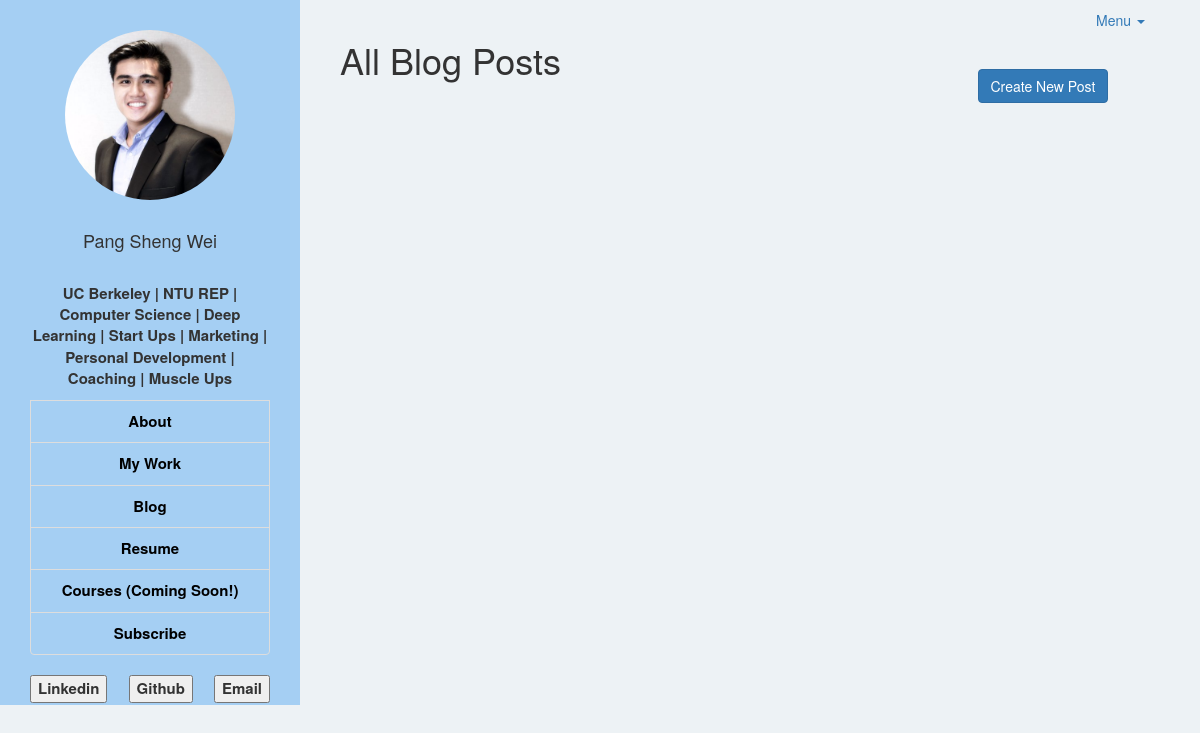
The page /posts/ on the database as committed earlier.
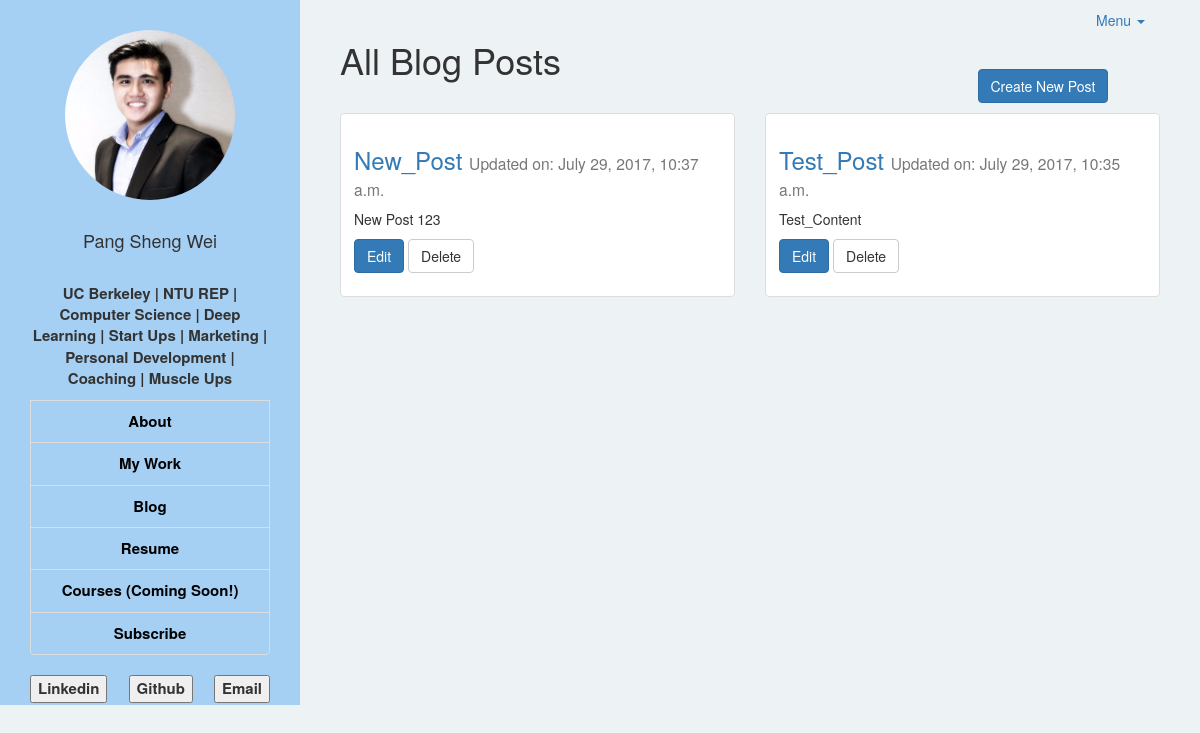
The same page on the database as committed later.
### pswapp/models.py (models this page shows, shortened)
class Post(models.Model):
    title = models.CharField(max_length=120)
    content = models.TextField()
    image = models.ImageField(null=True, blank=True, height_field='height_field', width_field='width_field')
    height_field = models.IntegerField(default=0)
    width_field = models.IntegerField(default=0)
    updated = models.DateTimeField(auto_now=True, auto_now_add=False)
    timestamp = models.DateTimeField(auto_now=False, auto_now_add=True)

### pswapp/views.py (the view)
# urls.py: url(r'posts/$', views.posts_home, name='posts_home'),
def posts_home(request):
    queryset = Post.objects.all().order_by("-timestamp")
    context = {
        "object_list": queryset,
        "title": "List"
    }
    return render(request, 'blog.html', context)

### pswapp/templates/blog.html (shortened to what this page needs)
{% extends 'base.html' %}
{% load static %}
{% block page %}
<br>
<div class="row">
  <div class="col-sm-9 col-md-9">
    <h1 >All Blog Posts
    </h1>
  </div>
  <div class="col-sm-3 col-md-3">
    <h1><a href="{% url 'post_create' %}" class="btn btn-primary">Create New Post</a></h1>
  </div>
</div>
{% for post in object_list %}
{% if post.id|divisibleby:2 %}
<div class="row">
  <div class="col-sm-6 col-md-6 col-lg-6">
    <div class="thumbnail">
      <div class="caption">
        <h3>
          <a href="{% url 'post_detail' id=post.id %}">{{ post.title }}</a>
          <small>Updated on: {{ post.updated }}</small>
        </h3>
        <p>{{ post.content | linebreaks | truncatechars:60 }}</p>
        <p>
          <a href="{% url 'post_update' id=post.id %}" class="btn btn-primary" role="button">Edit</a>
          <a href="{% url 'post_delete' id=post.id %}" class="btn btn-default" role="button">Delete</a>
        </p>
      </div>
  </div>
</div>
{% else %}
<div class="col-sm-6 col-md-6 col-lg-6">
  <div class="thumbnail">
    <div class="caption">
      <h3>
        <a href="{% url 'post_detail' id=post.id %}">{{ post.title }}</a>
        <small>Updated on: {{ post.updated }}</small>
      </h3>
      <p>{{ post.content | linebreaks | truncatechars:60 }}</p>
      <p>
        <a href="{% url 'post_update' id=post.id %}" class="btn btn-primary" role="button">Edit</a>
        <a href="{% url 'post_delete' id=post.id %}" class="btn btn-default" role="button">Delete</a>
      </p>
    </div>
  </div>
 </div>
</div>
{% endif %}
{% endfor %}
{% endblock %}

### pswapp/templates/base.html (shortened to what this page needs)
{% load staticfiles %}
{% load static %}
<!DOCTYPE html>
<html lang="en">
  <head>
    <link rel="stylesheet" href="{% static 'css/bootstrap.min.css' %}">
    <link rel="stylesheet" href="{% static 'css/style.css' %}">
  </head>
  <body>
    <div class="container-fluid">
      <div class="row">
        <nav class="col-lg-3 col-md-3 col-sm-3 sidebar collapse sidebar-collapse sidebar-ex1-collapse">
          <div class="text-center">
                <img src="{% static "img/pro.png" %}" class="img-circle" width="170" height="170"/>
                <br/>
                <br/>
                <h4>Pang Sheng Wei</h4>
                <br/>
                <p>
                  UC Berkeley | NTU REP | Computer Science | Deep Learning | Start Ups | Marketing | Personal Development | Coaching | Muscle Ups
                </p>
                <div class="list-group">
                  <a class="list-group-item" href="{% url 'home' %}">About</a>
                  <a class="list-group-item">My Work</a>
                  <a class="list-group-item" href="{% url 'posts_home' %}">Blog</a>
                  <a class="list-group-item">Resume</a>
                  <a class="list-group-item">Courses (Coming Soon!)</a>
                  <a class="list-group-item">Subscribe</a>
                </div>
                <div class='links'>
                  <button id="linkedin" onclick=" window.open('https://www.linkedin.com/in/pangshengwei/')">Linkedin</button>
                  <button id="github" onclick=" window.open('https://github.com/LifeArchitect?tab=repositories')">Github</button>
                  <button id="email">Email</button>
                </div>
          </div>
        </nav>
        <div class="col-lg-9 col-lg-offset-3 col-md-9 col-md-offset-3 col-sm-9 col-sm-offset-3 content">
          <div class="menu">
            <ul class="nav sidebar-nav">
              <li class="dropdown">
                <a href="#" class="dropdown-toggle" data-toggle="dropdown">Menu <b class="caret"></b></a>
              </li>
            </ul>
          </div>
          {% block page %}{% endblock %}
        </div>
      </div>
    </div>
  </body>
</html>

### pswapp/static/css/style.css (style rules this page uses)
body { padding-top: 0px; background-color: #EDF2F5; overflow: auto; }
.sidebar { height: 100vh; position: fixed; top 0; left 0; padding: 0; background-color: #a5cff3; overflow: auto; width: 300px }
.sidebar > div:first-child { padding: 30px 10px; font-weight: bold; font-size: 15px; background-color: #a5cff3 }
.sidebar > div:first-child > h4 { color: }
.sidebar .list-group { padding: 0; background-color: #a5cff3; }
.sidebar .list-group .list-group-item { border-top-left-radius: 0; border-top-right-radius: 0; background-color: #a5cff3; color: black; }
.sidebar > div:last-child { padding: 30px; }
.content { padding: 0 40px; }
.links { width: 100%; float: left; text-align: center; }
.links button { display: inline-block; }
#linkedin { float:left; }
#email { float:right; }
@media screen and (min-width: 1027px) { .sidebar-collapse { height: auto; border-top: 0; box-shadow: none; max-height: none; padding-left:0; padding-right:0; } }
@media screen and (min-width: 1027px) { .sidebar-collapse.collapse { display: block !important; width: auto !important; padding-bottom: 0; overflow: visible !important; } }
@media screen and (min-width: 1027px) { .sidebar { max-width:300px; margin-right: 0; margin-left: 0; } }
@media screen and (min-width: 1027px) { .sidebar-nav, .sidebar-nav > li, .sidebar-left, .sidebar-right, .sidebar-header { float:right; } }
@media screen and (min-width: 1027px) { .menu { display: block; } }

Rows that differ between the two databases and show on the page:
added Post: title "New_Post", updated "July 29, 2017, 10:37 a.m.", content "New Post 123"
added Post: title "Test_Post", updated "July 29, 2017, 10:35 a.m.", content "Test_Content"
